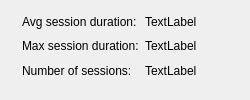
<?xml version="1.0" encoding="UTF-8"?>
<ui version="4.0">
 <class>Statistics</class>
 <widget class="QDialog" name="Statistics">
  <property name="geometry">
   <rect>
    <x>0</x>
    <y>0</y>
    <width>250</width>
    <height>100</height>
   </rect>
  </property>
  <property name="windowTitle">
   <string>Dialog</string>
  </property>
  <widget class="QWidget" name="">
   <property name="geometry">
    <rect>
     <x>22</x>
     <y>12</y>
     <width>201</width>
     <height>68</height>
    </rect>
   </property>
   <layout class="QGridLayout" name="gridLayout">
    <property name="sizeConstraint">
     <enum>QLayout::SetNoConstraint</enum>
    </property>
    <item row="0" column="0">
     <widget class="QLabel" name="label">
      <property name="text">
       <string>Avg session duration:</string>
      </property>
     </widget>
    </item>
    <item row="0" column="1">
     <widget class="QLabel" name="label_2">
      <property name="text">
       <string>TextLabel</string>
      </property>
     </widget>
    </item>
    <item row="1" column="0">
     <widget class="QLabel" name="label_3">
      <property name="text">
       <string>Max session duration:</string>
      </property>
     </widget>
    </item>
    <item row="1" column="1">
     <widget class="QLabel" name="label_4">
      <property name="text">
       <string>TextLabel</string>
      </property>
     </widget>
    </item>
    <item row="2" column="0">
     <widget class="QLabel" name="label_5">
      <property name="text">
       <string>Number of sessions:</string>
      </property>
     </widget>
    </item>
    <item row="2" column="1">
     <widget class="QLabel" name="label_6">
      <property name="text">
       <string>TextLabel</string>
      </property>
     </widget>
    </item>
   </layout>
  </widget>
 </widget>
 <resources/>
 <connections/>
</ui>
